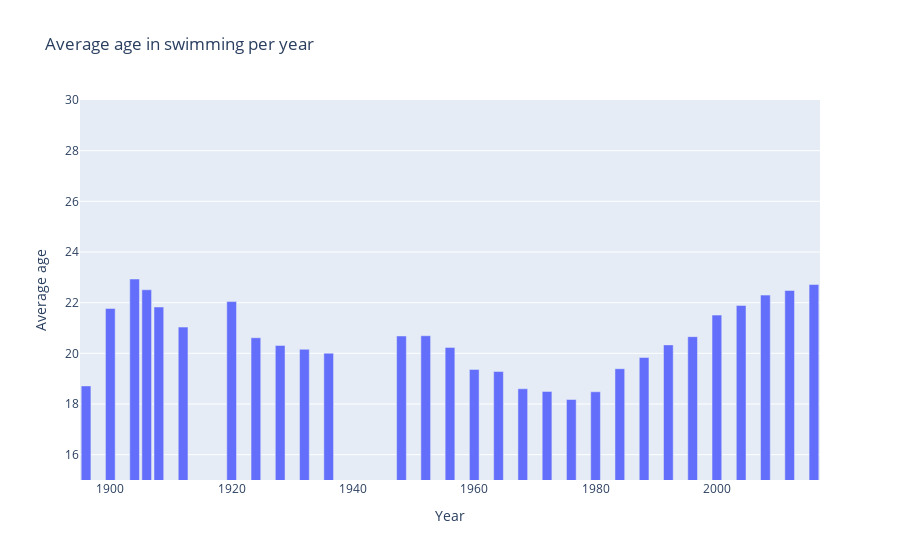

Notebook code for this chart:
### Code cell
fig = px.bar(dff, x=dff.index, y=["Age"], title=f"Average age in {sport_chosen.lower()} per year", labels={"value": "Average age"})
fig.update_layout(showlegend=False, yaxis_range = [15,30])
fig.update_traces(hovertemplate = "Year: %{label}: <br>Average age: %{value}")

fig.show()

### Figure 1 — Plotly figure (JSON) as saved in the notebook; plotly's stock layout.template omitted (floating-point values rounded to 4 significant figures)
{"data": [{"alignmentgroup": "True", "hovertemplate": "Year: %{label}: <br>Average age: %{value}", "legendgroup": "Age", "marker": {"color": "#636efa", "pattern": {"shape": ""}}, "name": "Age", "offsetgroup": "Age", "orientation": "v", "showlegend": true, "textposition": "auto", "type": "bar", "x": [1896, 1900, 1904, 1906, 1908, 1912, 1920, 1924, 1928, 1932, 1936, 1948, 1952, 1956, 1960, 1964, 1968, 1972, 1976, 1980, 1984, 1988, 1992, 1996, 2000, 2004, 2008, 2012, 2016], "xaxis": "x", "y": [18.71, 21.77, 22.93, 22.51, 21.83, 21.04, 22.04, 20.61, 20.31, 20.16, 20.01, 20.68, 20.69, 20.23, 19.37, 19.28, 18.6, 18.5, 18.18, 18.48, 19.39, 19.84, 20.33, 20.66, 21.51, 21.89, 22.3, 22.48, 22.72], "yaxis": "y"}], "layout": {"barmode": "relative", "legend": {"title": {"text": "variable"}, "tracegroupgap": 0}, "showlegend": false, "title": {"text": "Average age in swimming per year"}, "xaxis": {"anchor": "y", "domain": [0, 1], "title": {"text": "Year"}}, "yaxis": {"anchor": "x", "domain": [0, 1], "range": [15, 30], "title": {"text": "Average age"}}}}
